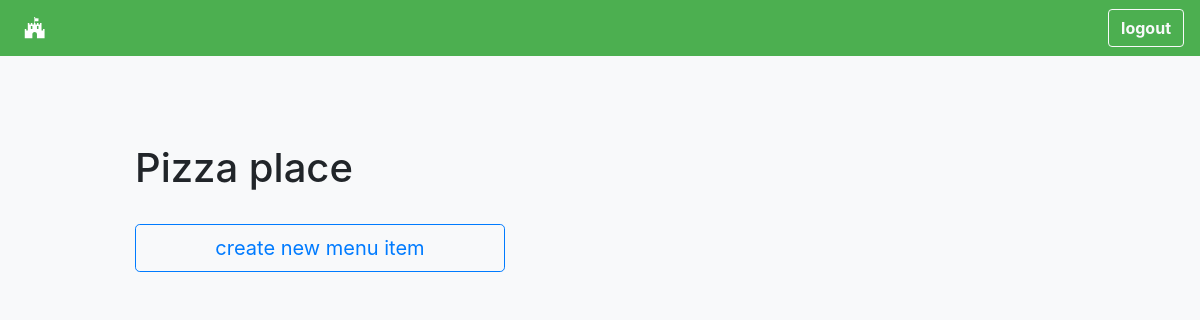
The page /restaurants/1/ (signed in) on the database as committed earlier.
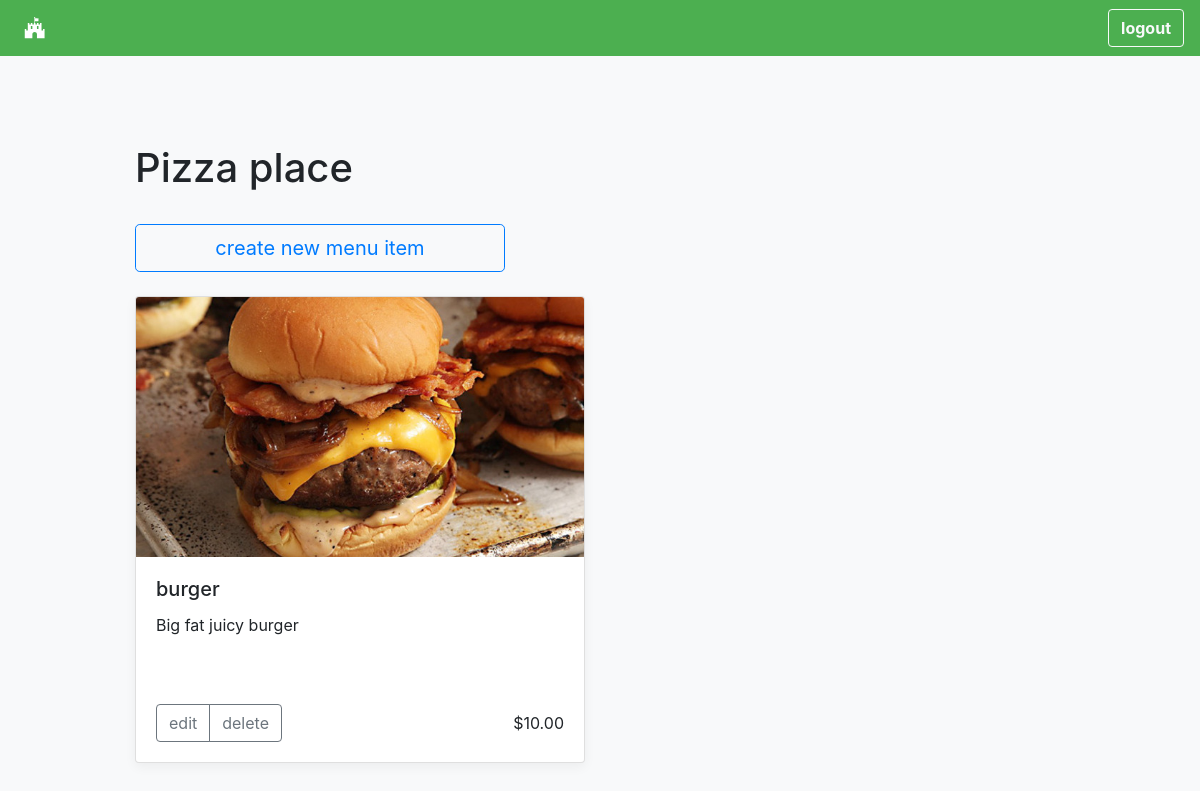
The same page on the database as committed later.
### app_index/model.py (models this page shows, shortened)
class MenuItem(Base):
    __tablename__ = 'menu_item'
    name = Column(String(80), nullable = False)
    id = Column(Integer, primary_key = True)
    course = Column(String(250))
    description = Column(String(250))
    price = Column(String(8))
    restaurant_id = Column(Integer, ForeignKey('restaurant.id'))
    image = Column(String(300))
    restaurant = relationship(Restaurant)
    user_id = Column(Integer, ForeignKey('user.id'))
    user = relationship(User)

### app_index/views/restaurantmenu.py (the view)
@restaurant_menu.route('/restaurants/<int:restaurant_id>/')
def restaurantMenu(restaurant_id):
    restaurant = session.query(Restaurant).filter_by(id = restaurant_id).one()
    items = session.query(MenuItem).filter_by(restaurant_id = restaurant_id)
    if 'username' not in login_session:
        return render_template('menu/publicmenu.html', restaurant=restaurant,
                menuItems=items)
    return render_template('menu/menu.html', restaurant=restaurant, menuItems=items)

### app_index/templates/menu/menu.html (shortened to what this page needs)
{% extends "base.html" %}
{% block mainContent %}
<section class="row">
  <div class="col-12 mb-3">
    <h1>{{ restaurant.name }}</h1>
  </div>
</section>
<section class="justify-content-center">
  <div class="row">
    <div class="col-lg-5">
      <button type="button"
              class="btn btn-outline-primary btn-lg btn-block mb-4 mt-2"
              onclick="window.location='{{ url_for('restaurant_menu.newMenuItem', restaurant_id=restaurant.id) }}'">
        create new menu item
      </button>
    </div>
  </div>
  <div class="row">
    {% for item in menuItems %}
    <div class="col-sm-6 mb-4">
     <div class="card card-menu box-shadow">
       <div class="card-img-top menu-item-image"
            style="background-image:url({{ url_for('api.image_file',
                  filename=item.image) }}); min-height:260px;"
            alt="image">
       </div>
      <div class="card-body card-body-menu">
        <h5 class="card-title">{{ item.name }}</h5>
        <p class="card-text mb-3 card-menu-description">
            {{ item.description }}
        </p>
        <div class="d-flex justify-content-between align-items-center">
          <div class="btn-group">
            <a class="card-link btn btn-outline-secondary" href={{
               url_for('restaurant_menu.editMenuItem', restaurant_id=restaurant.id,
              menu_id=item.id) }}>
              edit
            </a>
            <a class="card-link btn btn-outline-secondary" href={{
               url_for('restaurant_menu.deleteMenuItem', restaurant_id=restaurant.id,
              menu_id=item.id) }}>
              delete
          </div>
          <span class="">{{ item.price }}</span>
        </div>
      </div>
     </div>
    </div>
    {% endfor %}
  </div>
</section>
{% endblock %}

Rows that differ between the two databases and show on the page:
added MenuItem: image (picture), name "burger", description "Big fat juicy burger", price "$10.00"
